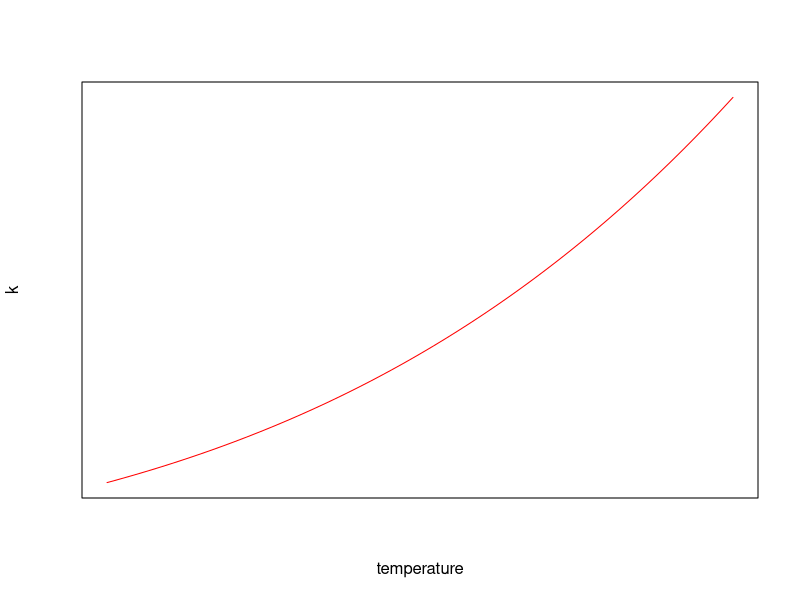
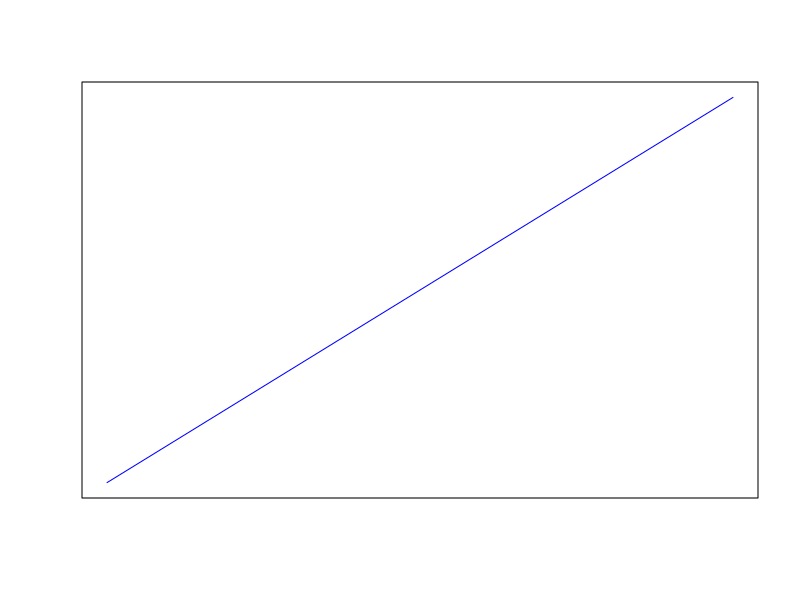
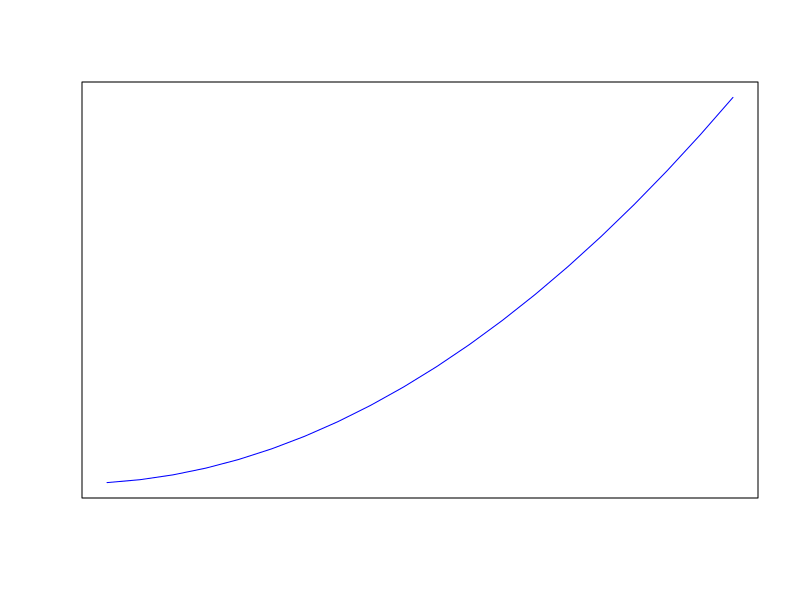
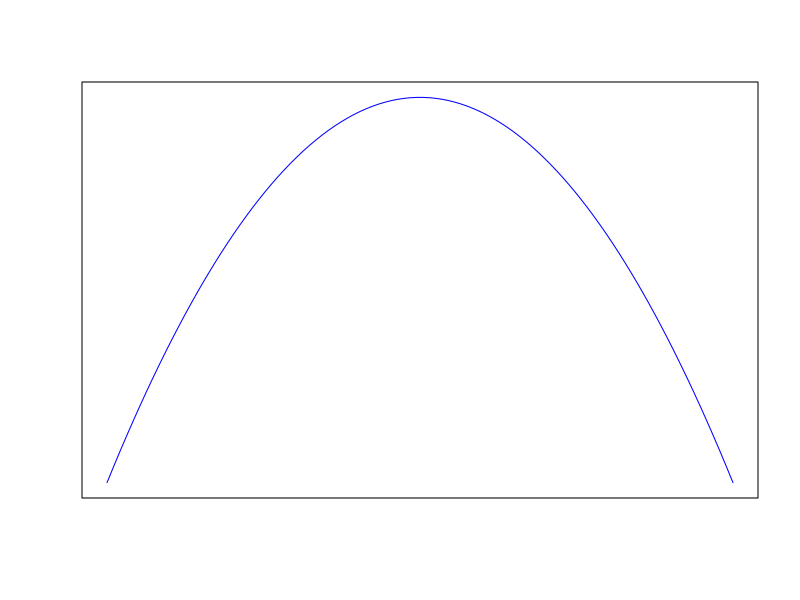
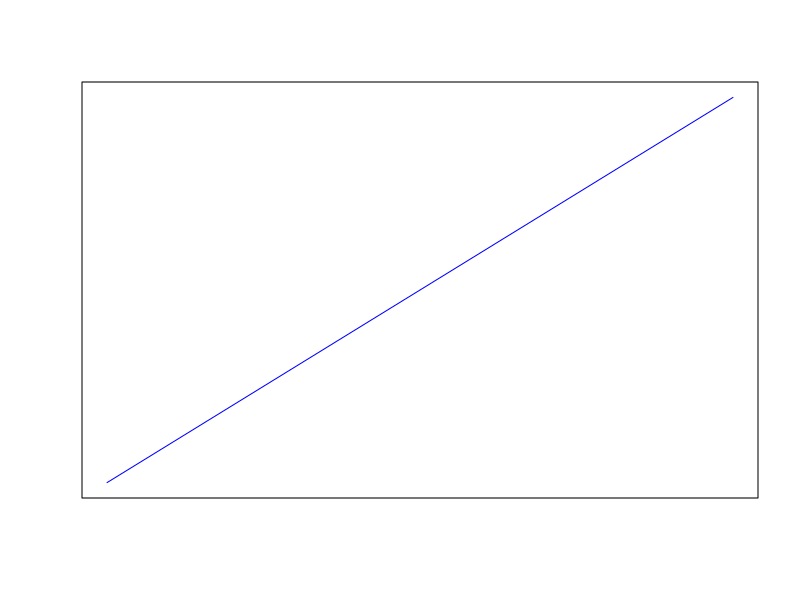
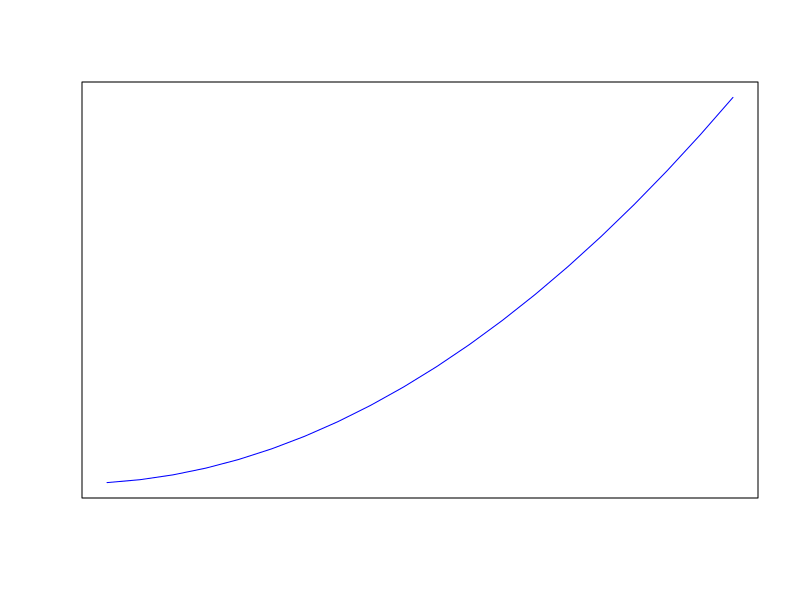
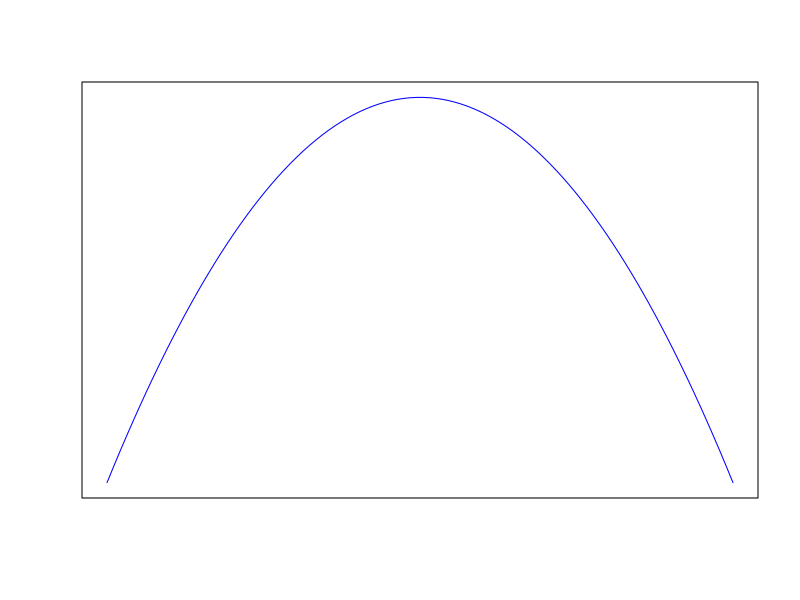

R code for these plots, in order:
## ---- chunk 1
knitr::opts_chunk$set(echo = FALSE)
## ---- chunk 2
temp=seq(270,320)
A=1
E_a=25000
R=8.314

k=A*exp(-E_a/(R*temp))

plot(temp, k, type="l", xaxt="n", yaxt="n", xlab="temperature", col="red")


## ---- chunk 3
plot(seq(1:20), seq(1:20), type="l", xaxt="n", yaxt="n", ylab="", xlab="", col="blue")
## ---- chunk 4
plot(seq(1:20), seq(1:20)^2, type="l", xaxt="n", yaxt="n", ylab="", xlab="", col="blue")
## ---- chunk 5
p = seq(0,1, length=100)
plot(p, dbeta(p, 2, 2), type='l', xaxt="n", yaxt="n", ylab="", xlab="", col="blue")
## ---- chunk 6
plot(seq(1:20), seq(1:20), type="l", xaxt="n", yaxt="n", ylab="", xlab="", col="blue")
## ---- chunk 7
plot(seq(1:20), seq(1:20)^2, type="l", xaxt="n", yaxt="n", ylab="", xlab="", col="blue")
## ---- chunk 8
p = seq(0,1, length=100)
plot(p, dbeta(p, 2, 2), type='l', xaxt="n", yaxt="n", ylab="", xlab="", col="blue")
